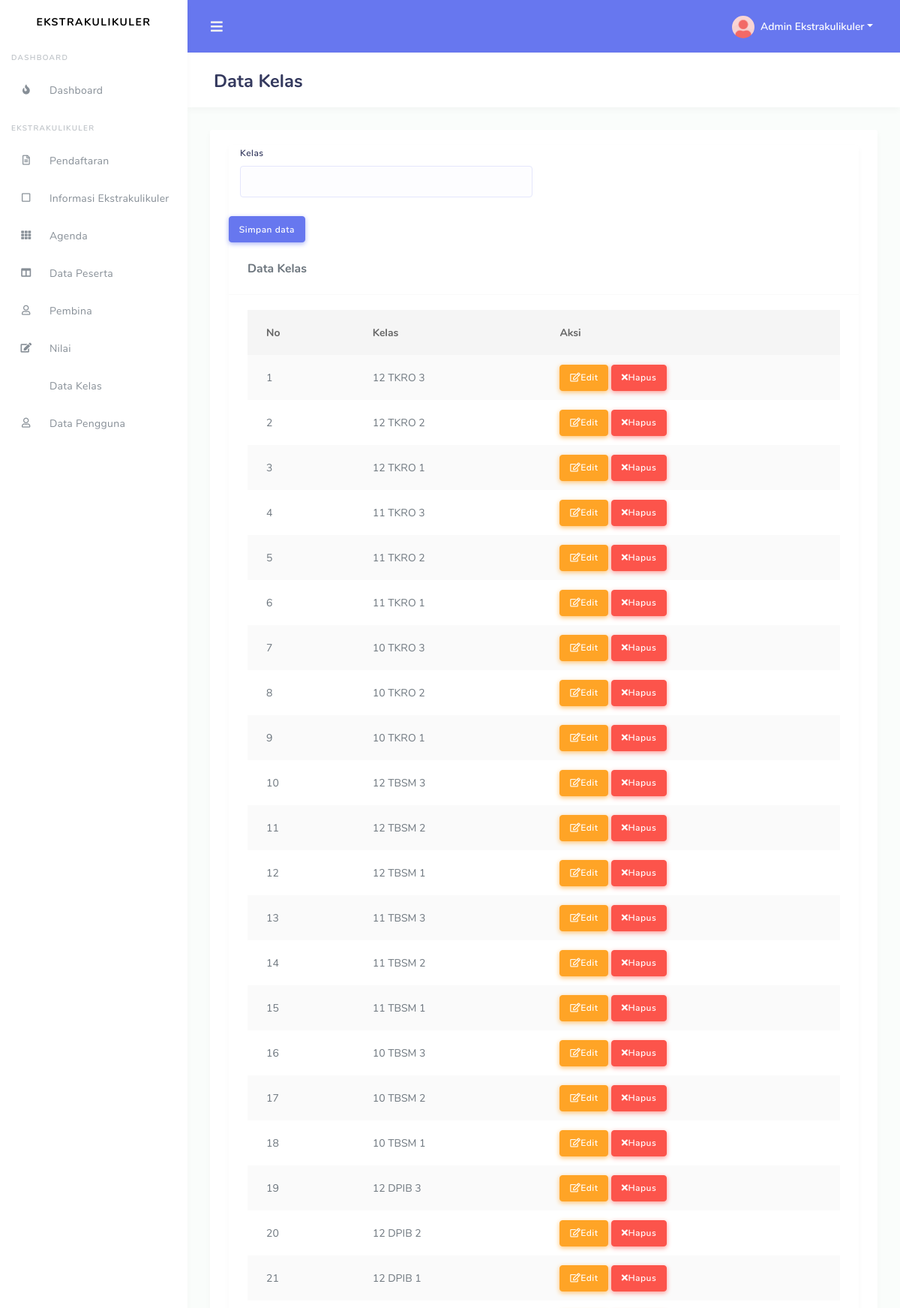
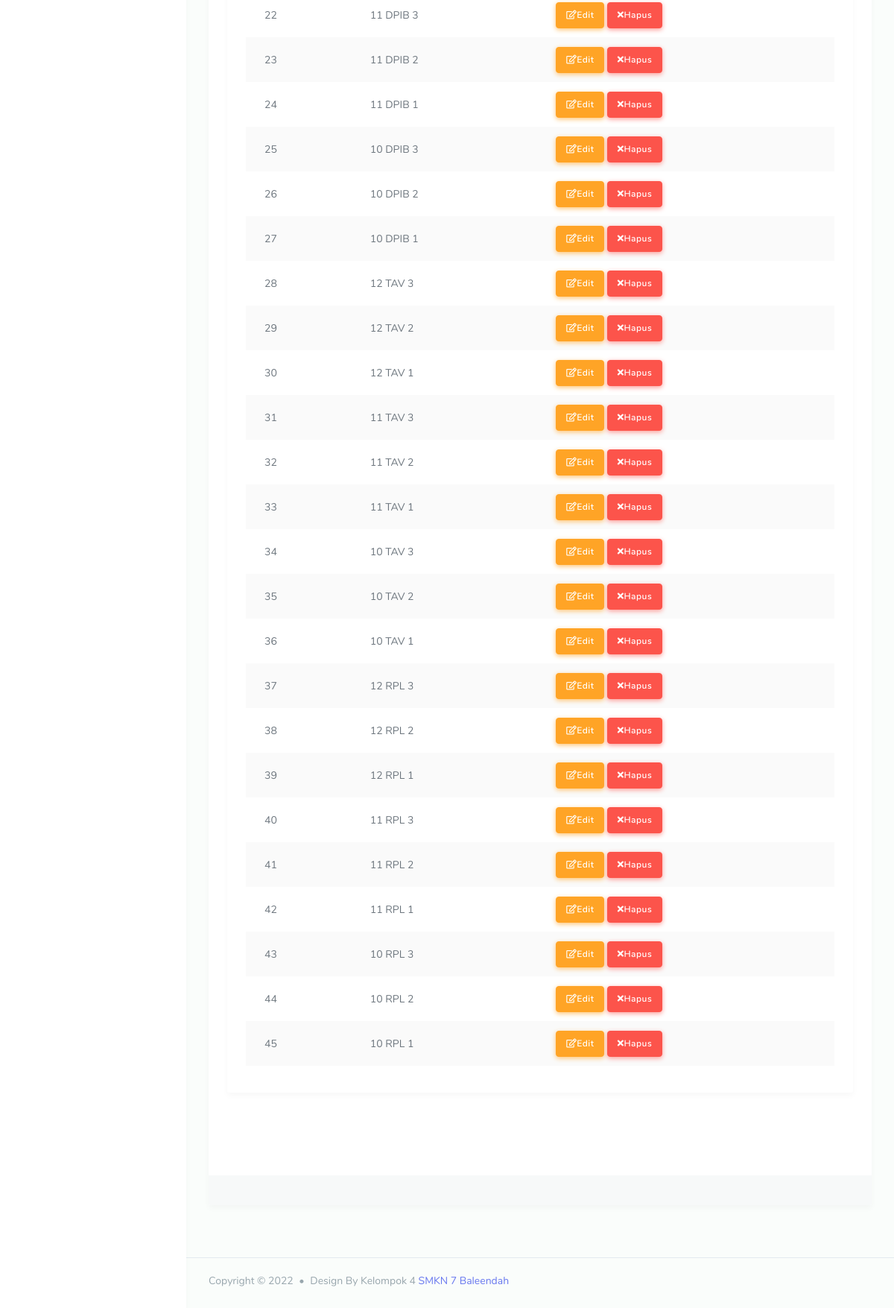
Screenshot of /datakelas.php (signed in) with the database file from the repository (2 pictures, top to bottom).
### tables this page shows
CREATE TABLE `dt_kelas` (
  `id` int(11) NOT NULL,
  `kelas` varchar(20) NOT NULL
);

### datakelas.php (the view, shortened to what this page needs)
<?php
include"koneksi.php";
$kelas        ="";
?>
<!DOCTYPE html>
<html lang="en">
<head><link href="img/lg.png" rel="shortcut icon">
  <link rel="stylesheet" href="assets/modules/bootstrap/css/bootstrap.min.css">
  <link rel="stylesheet" href="assets/modules/fontawesome/css/all.min.css">
  <link rel="stylesheet" href="assets/modules/datatables/datatables.min.css">
  <link rel="stylesheet" href="assets/modules/datatables/DataTables-1.10.16/css/dataTables.bootstrap4.min.css">
  <link rel="stylesheet" href="assets/modules/datatables/Select-1.2.4/css/select.bootstrap4.min.css">
  <link rel="stylesheet" href="assets/css/style.css">
  <link rel="stylesheet" href="assets/css/components.css">
</head>
<body>
  <div id="app">
    <div class="main-wrapper main-wrapper-1">
    <div class="navbar-bg"></div>
    <?php
    include"sidebar_admin.php";
    ?>
      <div class="main-content">
        <section class="section">
          <div class="section-header">
            <h1>Data Kelas</h1>
          </div>
            <div class="card">
              <div class="card-body">
                <div class="card-body p-0">
                  <div class="row">
              <div class="col-12">
                <div class="card">
                <form action="" method="POST">
                    <div class="form-group col-6">
                        <label for="kelas">Kelas</label>
                        <input type="text"id="kelas" name="kelas"value="<?php echo $kelas?>" class="form-control" >
                      </div>
                    <button type="submit" name="simpan" value="simpan data" class="btn btn-primary">Simpan data</button>
              </form>
                  <div class="card-header">
                    <h4>Data Kelas</h4>
                  </div>
                  <div class="card-body">
                    <div class="table-responsive">
                      <table class="table table-striped" id="table-1">
                        <thead>
                          <tr>
                            <th scope="col">No</th>
                            <th scope="col">Kelas</th>
                            <th scope="col">Aksi</th>
                          </tr>
                          <tbody>
                            <?php
                            $sql2 ="select * from dt_kelas order by id desc";
                            $q1     = mysqli_query($connect,$sql2);
                            $urut   = 1;
                            while($r2 = mysqli_fetch_array($q1)){
                                $id          =$r2['id'];
                                $kelas         =$r2['kelas'];
                                ?>
                            <tr>
                                <td><?php echo $urut++?></td>
                                <td><?php echo $kelas?></td>
                                <td>
                                <a href="datakelas.php?op=edit&id=<?php echo $id?>" class="btn btn-icon btn-warning"><i class="far fa-edit"></i>Edit</a>
                                <a href="datakelas.php?op=delete&id=<?php echo$id?>"onclick="return confirm('Yakin Delete Data?')" class="btn btn-icon btn-danger"><i class="fas fa-times"></i>Hapus</a>
                                </td>
                            </tr>
                                <?php
                            }
                            ?>
                        </tbody>
                        </thead>
                      </table>
                    </div>
                  </div>
                </div>
              </div>
            </div>
                </div>
                <div class="card-footer text-right">
                </div>
              </div>
              <div class="card-footer bg-whitesmoke">
              </div>
            </div>
          </div>
      </div>
     <?php
     include"footer.php";
     ?>
    </div>
</body>
</html>

### rows the page displays
dt_kelas: kelas "12 TKRO 3"
dt_kelas: kelas "12 TKRO 2"
dt_kelas: kelas "12 TKRO 1"
dt_kelas: kelas "11 TKRO 3"
dt_kelas: kelas "11 TKRO 2"
dt_kelas: kelas "11 TKRO 1"
dt_kelas: kelas "10 TKRO 3"
dt_kelas: kelas "10 TKRO 2"
dt_kelas: kelas "10 TKRO 1"
dt_kelas: kelas "12 TBSM 3"
dt_kelas: kelas "12 TBSM 2"
dt_kelas: kelas "12 TBSM 1"
dt_kelas: kelas "11 TBSM 3"
dt_kelas: kelas "11 TBSM 2"
dt_kelas: kelas "11 TBSM 1"
dt_kelas: kelas "10 TBSM 3"
dt_kelas: kelas "10 TBSM 2"
dt_kelas: kelas "10 TBSM 1"
dt_kelas: kelas "12 DPIB 3"
dt_kelas: kelas "12 DPIB 2"
dt_kelas: kelas "12 DPIB 1"
dt_kelas: kelas "11 DPIB 3"
dt_kelas: kelas "11 DPIB 2"
dt_kelas: kelas "11 DPIB 1"
dt_kelas: kelas "10 DPIB 3"
dt_kelas: kelas "10 DPIB 2"
dt_kelas: kelas "10 DPIB 1"
dt_kelas: kelas "12 TAV 3"
dt_kelas: kelas "12 TAV 2"
dt_kelas: kelas "12 TAV 1"
dt_kelas: kelas "11 TAV 3"
dt_kelas: kelas "11 TAV 2"
dt_kelas: kelas "11 TAV 1"
dt_kelas: kelas "10 TAV 3"
dt_kelas: kelas "10 TAV 2"
dt_kelas: kelas "10 TAV 1"
dt_kelas: kelas "12 RPL 3"
dt_kelas: kelas "12 RPL 2"
dt_kelas: kelas "12 RPL 1"
dt_kelas: kelas "11 RPL 3"
dt_kelas: kelas "11 RPL 2"
dt_kelas: kelas "11 RPL 1"
dt_kelas: kelas "10 RPL 3"
dt_kelas: kelas "10 RPL 2"
dt_kelas: kelas "10 RPL 1"

### other values shown
$_SESSION['admin_name'] "Admin Ekstrakulikuler"
